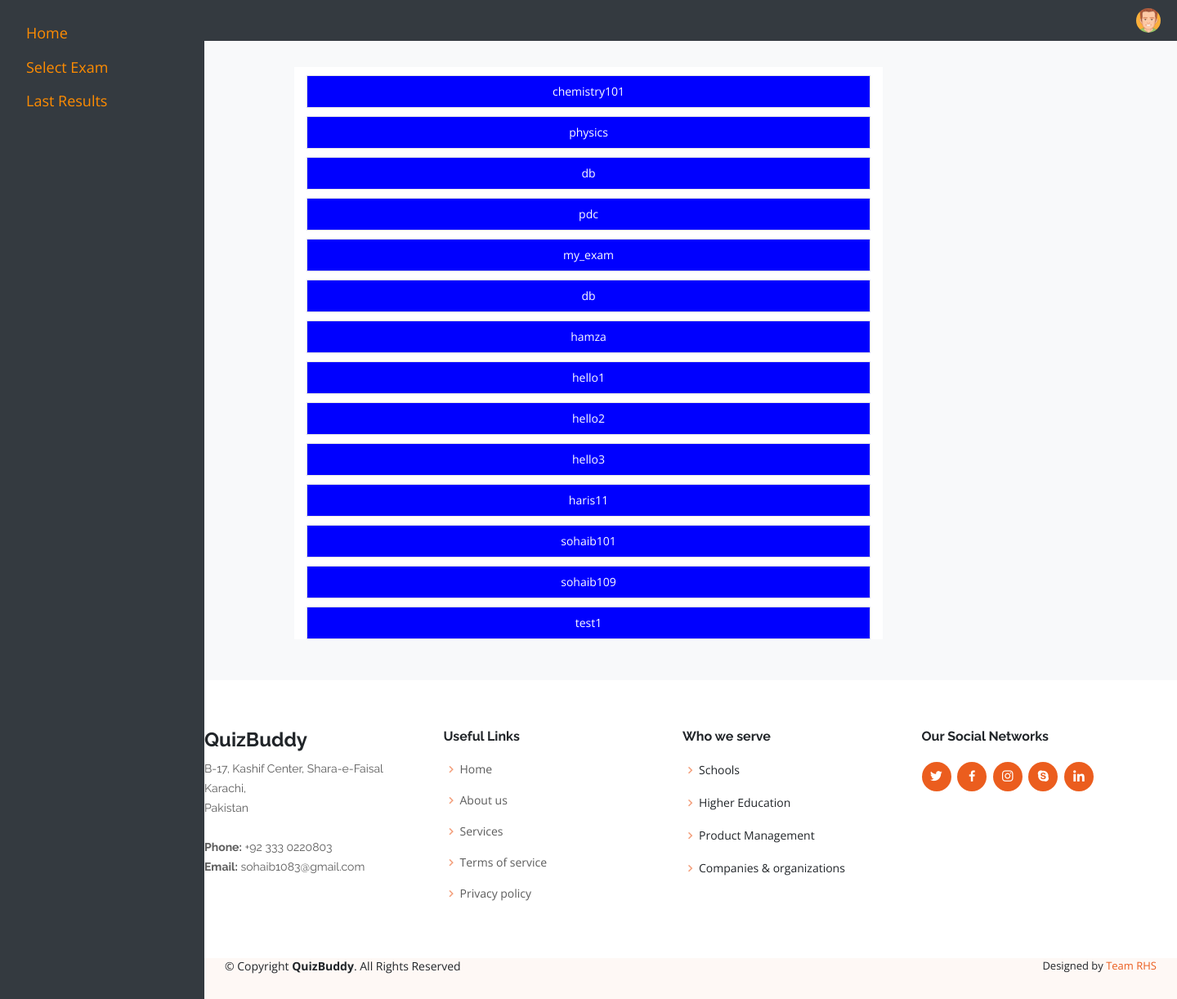
Screenshot of /select_exam.php (signed in) with the database file from the repository.
### tables this page shows
CREATE TABLE `exam_category` (
  `id` int(5) NOT NULL,
  `category` varchar(100) NOT NULL,
  `time` varchar(5) NOT NULL,
  `username` varchar(100) NOT NULL
);

### select_exam.php (the view, shortened to what this page needs)
    <?php
include "connection.php";
include "header.php";
?>
<div class="row" style="margin: 0px; padding:0px; margin-bottom: 50px;">
    <div class="col-lg-6 col-lg-push-3" style="min-height: 500px; background-color: white;">
        <?php
        $res = mysqli_query($link, "SELECT * FROM exam_category");
        while ($row = mysqli_fetch_array($res)) {
            $examCategory = $row["category"];
            $username = $_SESSION["username"];
            $result = mysqli_query($link, "SELECT * FROM exam_results WHERE username = '$username' AND exam_type = '$examCategory'");
            $attempted = mysqli_fetch_assoc($result);
            if (!$attempted) {
                ?>
                <input type="button" class="btn btn-success form-control" value="<?php echo $examCategory; ?>"
                       style="margin-top: 10px; background-color: blue; color: white"
                       onclick="set_exam_type_session('<?php echo $examCategory; ?>');">
                <?php
            }
        }
        ?>
    </div>
</div>
<?php
include "footer.php";
?>

### header.php (shortened to what this page needs)
<!DOCTYPE html>
<html class="no-js" lang="en">
<head>
    <link rel="stylesheet" href="css1/bootstrap.min.css">
    <link rel="stylesheet" href="css1/font-awesome.min.css">
    <link rel="stylesheet" href="style.css">
    <link rel="stylesheet" href="style1.css">
</head>
<body>
    <div class="header">
        <div class="dropdown">
            <img src="img/avatar-mini2.jpg" alt="Profile" class="profile-img">
        </div>
    </div>
    <div class="sidebar">
        <a href="student_landing.php">Home</a>
        <a href="select_exam.php">Select Exam</a>
        <a href="old_exam_results.php">Last Results</a>
    </div>
    <div class="content">
    </div>
</body>
</html>

### footer.php (shortened to what this page needs)
<!DOCTYPE html>
<html lang="en">
<head>
  <link href="assets/vendor/boxicons/css/boxicons.min.css" rel="stylesheet">
</head>
<html>
<body>
  <footer id="footer">
    <div class="footer-top">
      <div class="container">
        <div class="row">
          <div class="col-lg-3 col-md-6 footer-contact">
            <h3>QuizBuddy</h3>
            <p>
              B-17, Kashif Center, Shara-e-Faisal <br>
              Karachi, <br>
              Pakistan <br><br>
              <strong>Phone:</strong> +92 333 0220803<br>
              <strong>Email:</strong> sohaib1083@gmail.com<br>
            </p>
          </div>
          <div class="col-lg-3 col-md-6 footer-links">
            <h4>Useful Links</h4>
            <ul>
              <li><i class="bx bx-chevron-right"></i> <a href="#">Home</a></li>
              <li><i class="bx bx-chevron-right"></i> <a href="#">About us</a></li>
              <li><i class="bx bx-chevron-right"></i> <a href="#">Services</a></li>
              <li><i class="bx bx-chevron-right"></i> <a href="#">Terms of service</a></li>
              <li><i class="bx bx-chevron-right"></i> <a href="#">Privacy policy</a></li>
            </ul>
          </div>
          <div class="col-lg-3 col-md-6 footer-links">
            <h4>Who we serve</h4>
            <ul>
              <li><i class="bx bx-chevron-right"></i> Schools</li>
              <li><i class="bx bx-chevron-right"></i> Higher Education</li>
              <li><i class="bx bx-chevron-right"></i> Product Management</li>
              <li><i class="bx bx-chevron-right"></i> Companies & organizations</li>
            </ul>
          </div>
          <div class="col-lg-3 col-md-6 footer-links">
            <h4>Our Social Networks</h4>
            <div class="social-links mt-3">
              <a href="#" class="twitter"><i class="bx bxl-twitter"></i></a>
              <a href="#" class="facebook"><i class="bx bxl-facebook"></i></a>
              <a href="#" class="instagram"><i class="bx bxl-instagram"></i></a>
              <a href="#" class="google-plus"><i class="bx bxl-skype"></i></a>
              <a href="#" class="linkedin"><i class="bx bxl-linkedin"></i></a>
            </div>
          </div>
        </div>
      </div>
    </div>
    <div class="container py-4">
      <div class="copyright">
        &copy; Copyright <strong><span>QuizBuddy</span></strong>. All Rights Reserved
      </div>
      <div class="credits">
        Designed by <a href="">Team RHS</a>
      </div>
    </div>
  </footer>
</body>
</html>

### style1.css (style rules this page uses)
body { font-family: "Open Sans", sans-serif; color: #212529; }
a { color: #eb5d1e; text-decoration: none; }
h1, h2, h3, h4, h5, h6, .font-primary { font-family: "Raleway", sans-serif; }
#footer { background: #fff; padding: 0 0 30px 0; color: #212529; font-size: 14px; background: #fef8f5; }
#footer .footer-top { padding: 60px 0 30px 0; background: #fff; }
#footer .footer-top .footer-contact { margin-bottom: 30px; }
#footer .footer-top .footer-contact p { font-size: 14px; line-height: 24px; margin-bottom: 0; font-family: "Raleway", sans-serif; color: #5c5c5c; }
#footer .footer-top h4 { font-size: 16px; font-weight: bold; color: #212529; position: relative; padding-bottom: 12px; }
#footer .footer-top .footer-links { margin-bottom: 30px; }
#footer .footer-top .footer-links ul { list-style: none; padding: 0; margin: 0; }
#footer .footer-top .footer-links ul i { padding-right: 2px; color: #f39e7a; font-size: 18px; line-height: 1; }
#footer .footer-top .footer-links ul li { padding: 10px 0; display: flex; align-items: center; }
#footer .footer-top .footer-links ul li:first-child { padding-top: 0; }
#footer .footer-top .footer-links ul a { color: #5c5c5c; transition: 0.3s; display: inline-block; line-height: 1; }
#footer .footer-top .social-links a { font-size: 18px; display: inline-block; background: #eb5d1e; color: #fff; line-height: 1; padding: 8px 0; margin-right: 4px; border-radius: 50%; text-align: center; width: 36px; height: 36px; transition: 0.3s; }
#footer .copyright { text-align: center; float: left; }
#footer .credits { float: right; text-align: center; font-size: 13px; color: #212529; }
#footer .credits a { color: #eb5d1e; }

### header.php (style rules this page uses)
body { font-family: 'Open Sans', sans-serif; background-color: #f8f9fa; margin: 0; padding: 0; }
.sidebar { height: 100%; width: 250px; position: fixed; z-index: 1; top: 0; left: 0; background-color: #343a40; padding-top: 20px; color: #ff8c00; }
.sidebar a { padding: 8px 8px 8px 32px; text-decoration: none; font-size: 18px; color: #ff8c00; display: block; transition: 0.3s; }
.content { margin-left: 270px; padding: 16px; }
.header { background-color: #343a40; padding: 10px; color: #ff8c00; text-align: right; }
.profile-img { width: 30px; height: 30px; border-radius: 50%; margin-right: 10px; }
.dropdown { display: inline-block; }

### footer.php (style rules this page uses)
#footer { background: #fff; padding: 0 0 30px 0; color: #212529; font-size: 14px; background: #fef8f5; margin-left: 200px; }
.container.py-4 { margin-left: 60px; }
#footer .footer-top { padding: 60px 0 30px 0; background: #fff; }
#footer .footer-top .footer-contact { margin-bottom: 30px; }
#footer .footer-top .footer-contact p { font-size: 14px; line-height: 24px; margin-bottom: 0; font-family: "Raleway", sans-serif; color: #5c5c5c; }
#footer .footer-top h4 { font-size: 16px; font-weight: bold; color: #212529; position: relative; padding-bottom: 12px; }
#footer .footer-top .footer-links { margin-bottom: 30px; }
#footer .footer-top .footer-links ul { list-style: none; padding: 0; margin: 0; }
#footer .footer-top .footer-links ul i { padding-right: 2px; color: #f39e7a; font-size: 18px; line-height: 1; }
#footer .footer-top .footer-links ul li { padding: 10px 0; display: flex; align-items: center; }
#footer .footer-top .footer-links ul li:first-child { padding-top: 0; }
#footer .footer-top .footer-links ul a { color: #5c5c5c; transition: 0.3s; display: inline-block; line-height: 1; }
#footer .footer-top .social-links a { font-size: 18px; display: inline-block; background: #eb5d1e; color: #fff; line-height: 1; padding: 8px 0; margin-right: 4px; border-radius: 50%; text-align: center; width: 36px; height: 36px; transition: 0.3s; }
#footer .copyright { text-align: center; float: left; }
#footer .credits { float: right; text-align: center; font-size: 13px; color: #212529; }
#footer .credits a { color: #eb5d1e; }

### rows the page displays
exam_category: category "chemistry101"
exam_category: category "physics"
exam_category: category "db"
exam_category: category "pdc"
exam_category: category "my_exam"
exam_category: category "db"
exam_category: category "hamza"
exam_category: category "hello1"
exam_category: category "hello2"
exam_category: category "hello3"
exam_category: category "haris11"
exam_category: category "sohaib101"
exam_category: category "sohaib109"
exam_category: category "test1"
